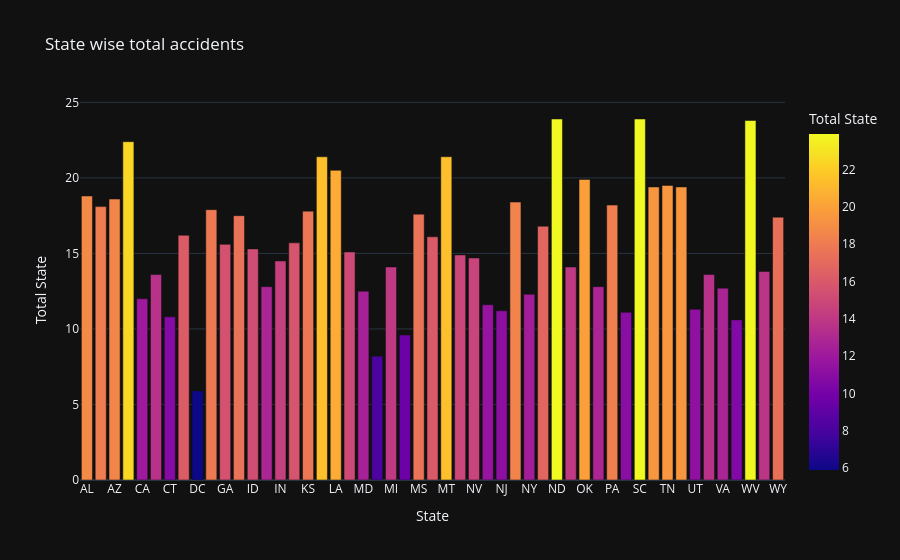

Notebook cell for this chart:
### Code cell
#total accident by state
figbar=px.bar(df, x='abbrev', y='total',
               title='State wise total accidents',
               labels={'abbrev':'State','total':'Total State'},
               color='total',template='plotly_dark')
figbar.show()

### Figure 1 — Plotly figure (JSON) as saved in the notebook; plotly's stock layout.template omitted (floating-point values rounded to 4 significant figures)
{"data": [{"hovertemplate": "State=%{x}<br>Total State=%{marker.color}<extra></extra>", "legendgroup": "", "marker": {"color": [18.8, 18.1, 18.6, 22.4, 12.0, 13.6, 10.8, 16.2, 5.9, 17.9, 15.6, 17.5, 15.3, 12.8, 14.5, 15.7, 17.8, 21.4, 20.5, 15.1, 12.5, 8.2, 14.1, 9.6, 17.6, 16.1, 21.4, 14.9, 14.7, 11.6, 11.2, 18.4, 12.3, 16.8, 23.9, 14.1, 19.9, 12.8, 18.2, 11.1, 23.9, 19.4, 19.5, 19.4, 11.3, 13.6, 12.7, 10.6, 23.8, 13.8, 17.4], "coloraxis": "coloraxis", "pattern": {"shape": ""}}, "name": "", "orientation": "v", "showlegend": false, "textposition": "auto", "type": "bar", "x": ["AL", "AK", "AZ", "AR", "CA", "CO", "CT", "DE", "DC", "FL", "GA", "HI", "ID", "IL", "IN", "IA", "KS", "KY", "LA", "ME", "MD", "MA", "MI", "MN", "MS", "MO", "MT", "NE", "NV", "NH", "NJ", "NM", "NY", "NC", "ND", "OH", "OK", "OR", "PA", "RI", "SC", "SD", "TN", "TX", "UT", "VT", "VA", "WA", "WV", "WI", "WY"], "xaxis": "x", "y": [18.8, 18.1, 18.6, 22.4, 12.0, 13.6, 10.8, 16.2, 5.9, 17.9, 15.6, 17.5, 15.3, 12.8, 14.5, 15.7, 17.8, 21.4, 20.5, 15.1, 12.5, 8.2, 14.1, 9.6, 17.6, 16.1, 21.4, 14.9, 14.7, 11.6, 11.2, 18.4, 12.3, 16.8, 23.9, 14.1, 19.9, 12.8, 18.2, 11.1, 23.9, 19.4, 19.5, 19.4, 11.3, 13.6, 12.7, 10.6, 23.8, 13.8, 17.4], "yaxis": "y"}], "layout": {"barmode": "relative", "coloraxis": {"colorbar": {"title": {"text": "Total State"}}, "colorscale": [[0, "#0d0887"], [0.1111, "#46039f"], [0.2222, "#7201a8"], [0.3333, "#9c179e"], [0.4444, "#bd3786"], [0.5556, "#d8576b"], [0.6667, "#ed7953"], [0.7778, "#fb9f3a"], [0.8889, "#fdca26"], [1, "#f0f921"]]}, "legend": {"tracegroupgap": 0}, "title": {"text": "State wise total accidents"}, "xaxis": {"anchor": "y", "domain": [0, 1], "title": {"text": "State"}}, "yaxis": {"anchor": "x", "domain": [0, 1], "title": {"text": "Total State"}}}}
